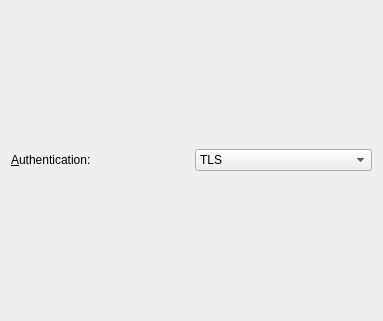
<ui version="4.0" >
 <class>Wired8021xSecurity</class>
 <widget class="QWidget" name="Wired8021xSecurity" >
  <property name="geometry" >
   <rect>
    <x>0</x>
    <y>0</y>
    <width>383</width>
    <height>321</height>
   </rect>
  </property>
  <property name="windowTitle" >
   <string>802.1x</string>
  </property>
  <layout class="QVBoxLayout" name="verticalLayout" >
   <item>
    <layout class="QHBoxLayout" name="horizontalLayout" >
     <item>
      <widget class="QLabel" name="label_5" >
       <property name="text" >
        <string>&amp;Authentication:</string>
       </property>
       <property name="buddy" >
        <cstring>kcombobox_4</cstring>
       </property>
      </widget>
     </item>
     <item>
      <widget class="KComboBox" name="kcombobox_4" >
       <property name="toolTip" >
        <string>Authentication scheme to use</string>
       </property>
       <item>
        <property name="text" >
         <string>TLS</string>
        </property>
       </item>
       <item>
        <property name="text" >
         <string>Tunneled TLS</string>
        </property>
       </item>
       <item>
        <property name="text" >
         <string>Protected EAP (PEAP)</string>
        </property>
       </item>
      </widget>
     </item>
    </layout>
   </item>
  </layout>
 </widget>
 <customwidgets>
  <customwidget>
   <class>KComboBox</class>
   <extends>QComboBox</extends>
   <header>kcombobox.h</header>
  </customwidget>
 </customwidgets>
 <resources/>
 <connections/>
</ui>
